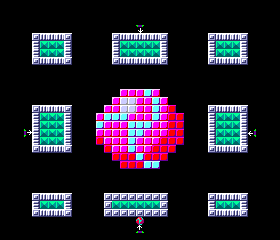

Tiled map render using the project's own tile images. Description and the whole map definition, tile-layer contents included, below:
An orthogonal 35x30 tile map with 8x8 px tiles, 1 tile layer (Tile Layer 1).

<map version="1.9" tiledversion="1.9.2" orientation="orthogonal" renderorder="right-down" width="35" height="30" tilewidth="8" tileheight="8" infinite="0" nextlayerid="2" nextobjectid="1">
 <editorsettings>
  <export format="Breakout" />
 </editorsettings>
 <tileset firstgid="1" source="breakout-tiles.tsx" />
 <layer id="1" name="Tile Layer 1" width="35" height="30" offsetx="0" offsety="1.18835">
  <data encoding="csv">
0,0,0,0,0,0,0,0,0,0,0,0,0,0,0,0,0,0,0,0,0,0,0,0,0,0,0,0,0,0,0,0,0,0,0,
0,0,0,0,0,0,0,0,0,0,0,0,0,0,0,0,0,0,0,0,0,0,0,0,0,0,0,0,0,0,0,0,0,0,0,
0,0,0,0,0,0,0,0,0,0,0,0,0,0,0,0,0,0,0,0,0,0,0,0,0,0,0,0,0,0,0,0,0,0,0,
0,0,0,0,0,0,0,0,0,0,0,0,0,0,0,0,0,130,0,0,0,0,0,0,0,0,0,0,0,0,0,0,0,0,0,
0,0,0,0,2,3,3,3,2,0,0,0,0,0,2,3,3,3,3,3,2,0,0,0,0,0,2,3,3,3,2,0,0,0,0,
0,0,0,0,4,5,5,5,4,0,0,0,0,0,4,5,5,5,5,5,4,0,0,0,0,0,4,5,5,5,4,0,0,0,0,
0,0,0,0,4,5,5,5,4,0,0,0,0,0,4,5,5,5,5,5,4,0,0,0,0,0,4,5,5,5,4,0,0,0,0,
0,0,0,0,2,3,3,3,2,0,0,0,0,0,2,3,3,3,3,3,2,0,0,0,0,0,2,3,3,3,2,0,0,0,0,
0,0,0,0,0,0,0,0,0,0,0,0,0,0,0,0,0,0,0,0,0,0,0,0,0,0,0,0,0,0,0,0,0,0,0,
0,0,0,0,0,0,0,0,0,0,0,0,0,0,0,0,0,0,0,0,0,0,0,0,0,0,0,0,0,0,0,0,0,0,0,
0,0,0,0,0,0,0,0,0,0,0,0,0,0,0,0,0,0,0,0,0,0,0,0,0,0,0,0,0,0,0,0,0,0,0,
0,0,0,0,0,0,0,0,0,0,0,0,0,0,0,24,24,24,21,24,0,0,0,0,0,0,0,0,0,0,0,0,0,0,0,
0,0,0,0,0,0,0,0,0,0,0,0,0,0,24,25,25,24,24,21,24,0,0,0,0,0,0,0,0,0,0,0,0,0,0,
0,0,0,0,2,3,3,3,2,0,0,0,0,24,24,25,25,24,24,21,24,17,0,0,0,0,2,3,3,3,2,0,0,0,0,
0,0,0,0,4,5,5,5,4,0,0,0,24,21,21,21,24,24,24,21,24,17,17,0,0,0,4,5,5,5,4,0,0,0,0,
0,0,0,0,4,5,5,5,4,0,0,0,21,24,24,24,21,21,21,24,24,17,17,0,0,0,4,5,5,5,4,0,0,0,0,
0,0,0,131,4,5,5,5,4,0,0,0,24,24,24,24,21,21,24,24,24,17,17,0,0,0,4,5,5,5,4,132,0,0,0,
0,0,0,0,4,5,5,5,4,0,0,0,17,24,24,24,21,24,24,24,17,17,17,0,0,0,4,5,5,5,4,0,0,0,0,
0,0,0,0,2,3,3,3,2,0,0,0,0,17,24,24,21,24,24,17,17,17,0,0,0,0,2,3,3,3,2,0,0,0,0,
0,0,0,0,0,0,0,0,0,0,0,0,0,0,17,17,17,21,17,17,17,0,0,0,0,0,0,0,0,0,0,0,0,0,0,
0,0,0,0,0,0,0,0,0,0,0,0,0,0,0,17,17,17,21,21,0,0,0,0,0,0,0,0,0,0,0,0,0,0,0,
0,0,0,0,0,0,0,0,0,0,0,0,0,0,0,0,0,0,0,0,0,0,0,0,0,0,0,0,0,0,0,0,0,0,0,
0,0,0,0,0,0,0,0,0,0,0,0,0,0,0,0,0,0,0,0,0,0,0,0,0,0,0,0,0,0,0,0,0,0,0,
0,0,0,0,0,0,0,0,0,0,0,0,0,0,0,0,0,0,0,0,0,0,0,0,0,0,0,0,0,0,0,0,0,0,0,
0,0,0,0,2,3,3,3,2,0,0,0,0,2,2,2,2,2,2,2,2,0,0,0,0,0,2,3,3,3,2,0,0,0,0,
0,0,0,0,4,5,5,5,4,0,0,0,0,2,5,5,5,5,5,5,2,0,0,0,0,0,4,5,5,5,4,0,0,0,0,
0,0,0,0,2,3,3,3,2,0,0,0,0,2,2,2,2,2,2,2,2,0,0,0,0,0,2,3,3,3,2,0,0,0,0,
0,0,0,0,0,0,0,0,0,0,0,0,0,0,0,0,0,145,0,0,0,0,0,0,0,0,0,0,0,0,0,0,0,0,0,
0,0,0,0,0,0,0,0,0,0,0,0,0,0,0,0,0,129,0,0,0,0,0,0,0,0,0,0,0,0,0,0,0,0,0,
0,0,0,0,0,0,0,0,0,0,0,0,0,0,0,0,0,0,0,0,0,0,0,0,0,0,0,0,0,0,0,0,0,0,0
</data>
 </layer>
</map>
